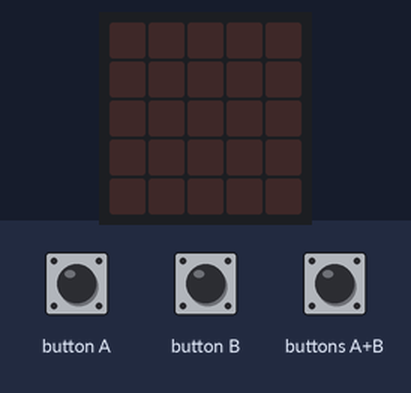
This program was run on a simulated BBC micro:bit (MakeCode). Shown: the board's 5×5 LED display. The test bench sets the inputs (shaded band).

Above: at 1.2 s.
1.3 s: button A pressed for 0.15 s
At 1.5 s:
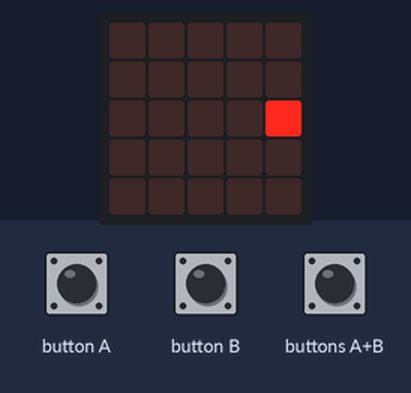
4.3 s: button B pressed for 0.15 s
At 4.5 s:
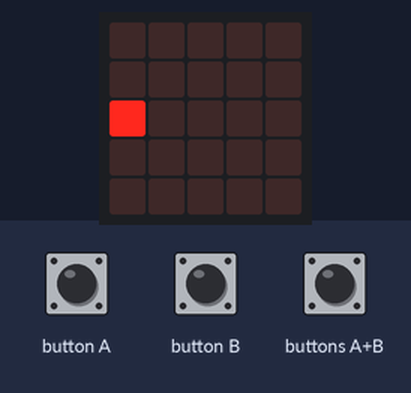
7.3 s: buttons A+B pressed for 0.15 s
At 8.2 s:
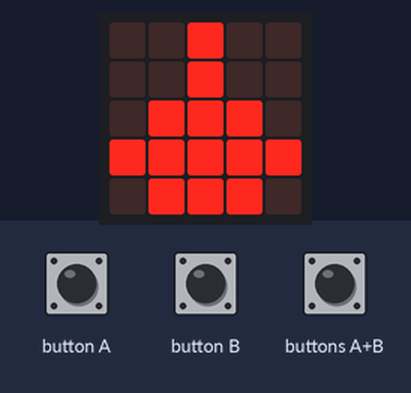
Timing chart, 0 to 10.3 s (numbered marks = the images above; inputs shaded):
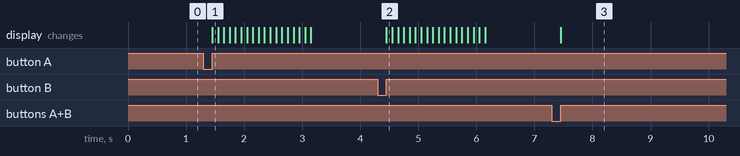

Measured:
- after the input at 1.3 s, the display: changes after 0.15 s (image 1)
- after the input at 4.3 s, the display: changes after 0.15 s (image 2)
- after the input at 7.3 s, the display: changes after 0.15 s (image 3)

The program:

main.ts
```typescript
let pomoc = 0
input.onButtonPressed(Button.A, function () {
    for (let n = 0; n <= 4; n++) {
        for (let k = 0; k <= 4; k++) {
            led.unplot(n, k)
        }
    }
    for (let index = 0; index < 3; index++) {
        for (let i = 0; i <= 4; i++) {
            pomoc = 4 - i
            led.plot(pomoc, 2)
            basic.pause(100)
        }
        for (let k = 0; k <= 4; k++) {
            led.unplot(k, 2)
        }
        basic.pause(100)
    }
})
input.onButtonPressed(Button.AB, function () {
    basic.showLeds(`
        . . # . .
        . . # . .
        . # # # .
        # # # # #
        . # # # .
        `)
})
input.onButtonPressed(Button.B, function () {
    for (let n = 0; n <= 4; n++) {
        for (let k = 0; k <= 4; k++) {
            led.unplot(n, k)
        }
    }
    for (let index = 0; index < 3; index++) {
        for (let m = 0; m <= 4; m++) {
            led.plot(m, 2)
            basic.pause(100)
        }
        for (let n = 0; n <= 4; n++) {
            led.unplot(n, 2)
        }
        basic.pause(100)
    }
})
```

test.ts
```typescript
// Tady jsou testy. Při použití tohoto balíčku jako rozšíření nebude zkompilováno.
```
